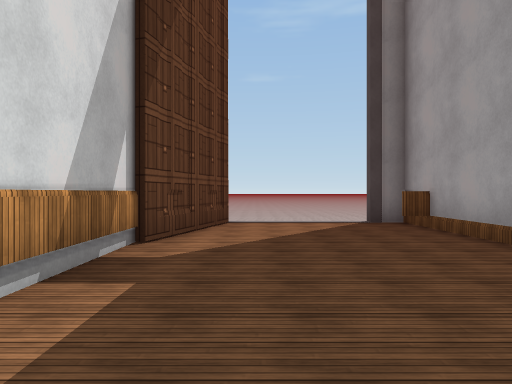
[1] (above)

24 first-person views from a walk through a scene from a Unity 3-D project. The camera is 1.5 m above the floor, looks level and sees 70° across. The floor is counted in squares, 2.25 m on a side. Each view is taken from the middle of a square. On the plan, view 1 faces up. The plan holds only what a view shows up to about 11 squares ahead; the rest is blank. The place goes on beyond the plan. The player character is not drawn. Some surface patterns are stand-ins.

[2]
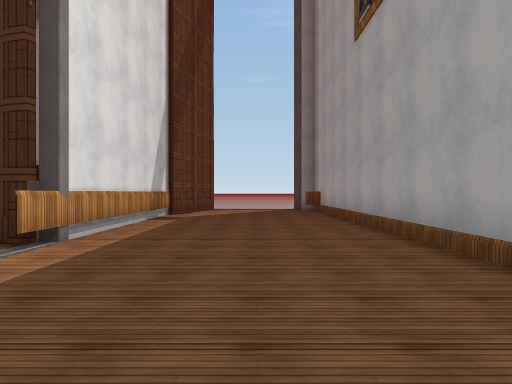

[3]
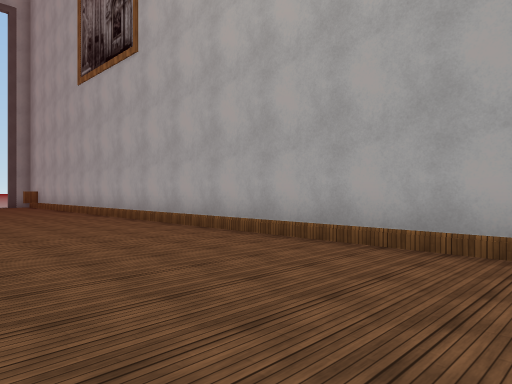

[4]
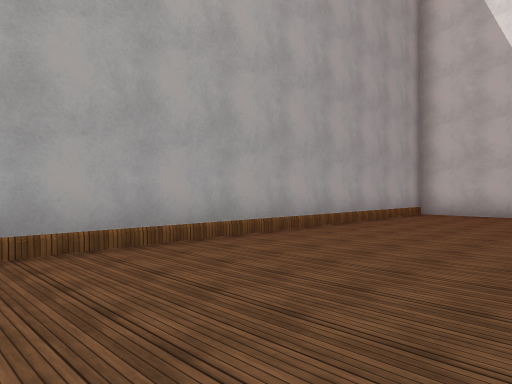

[5]
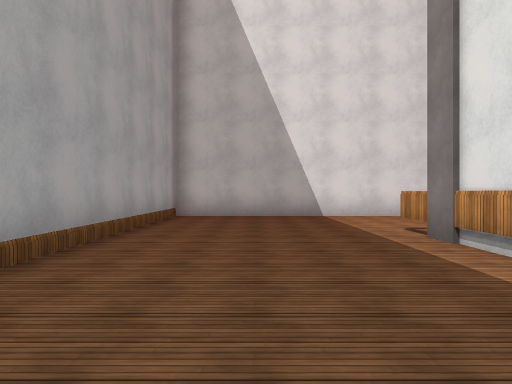

[6]
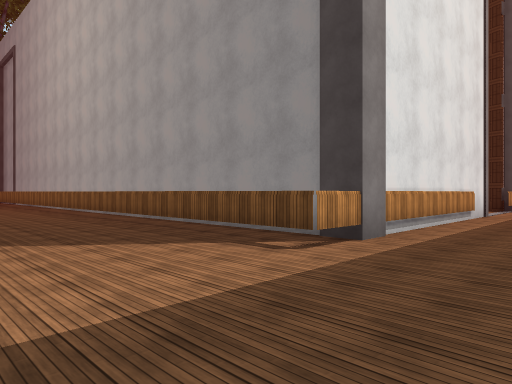

[7]
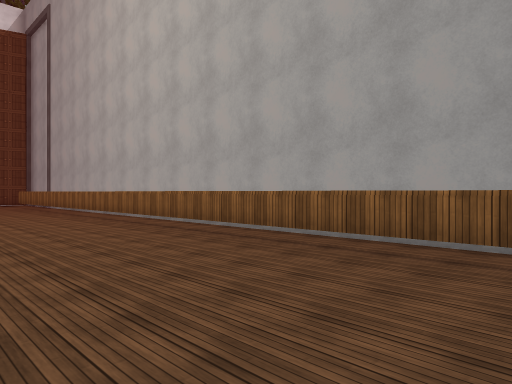

[8]
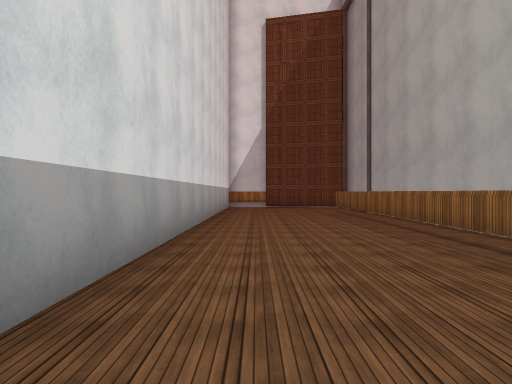

[9]
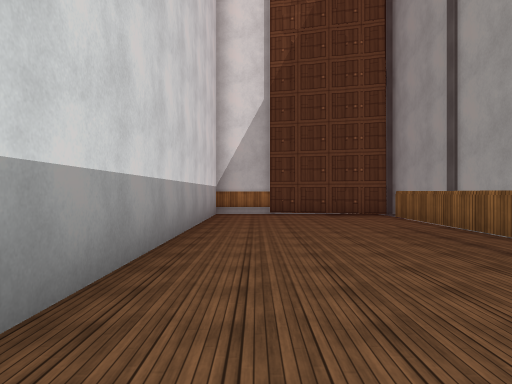

[10]
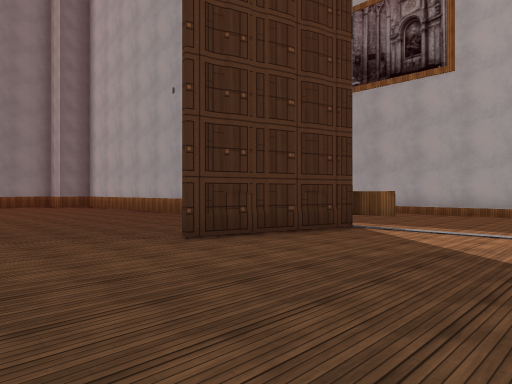

[11]
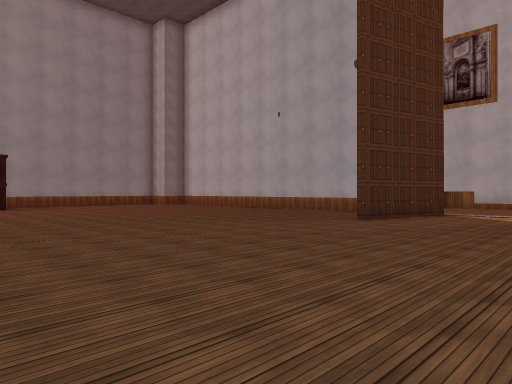

[12]
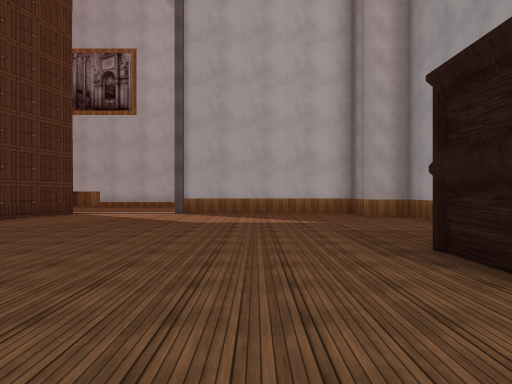

[13]
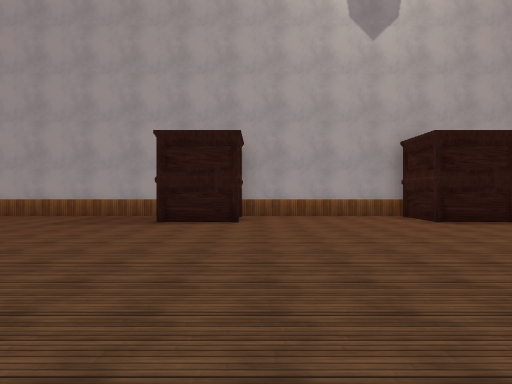

[14]
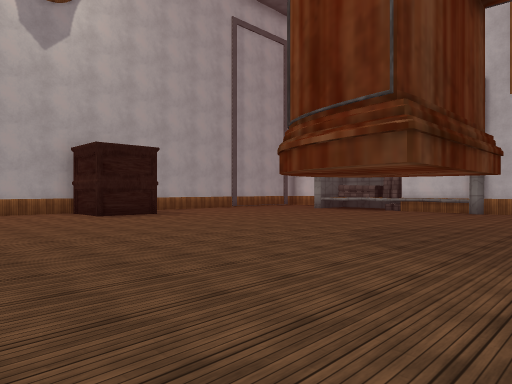

[15]
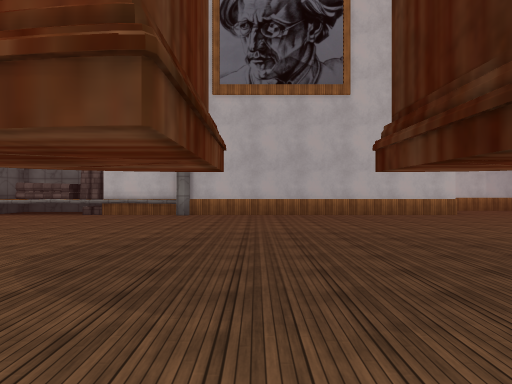

[16]
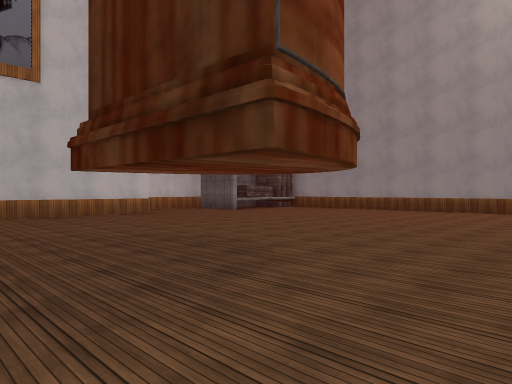

[17]
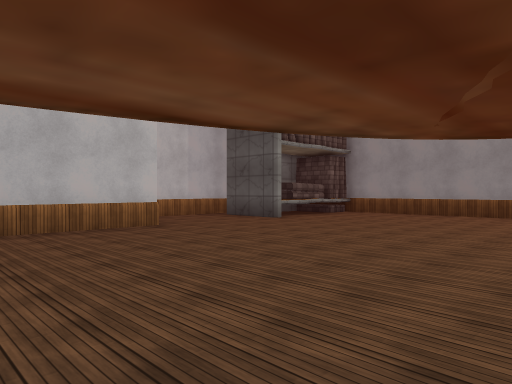

[18]
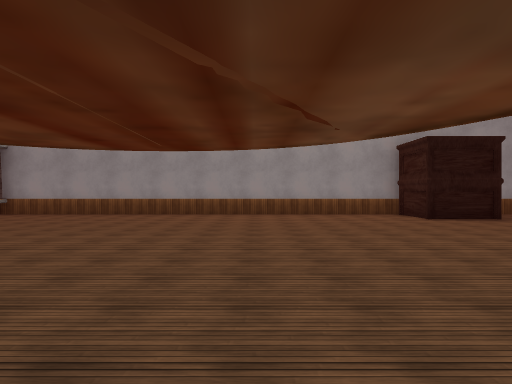

[19]
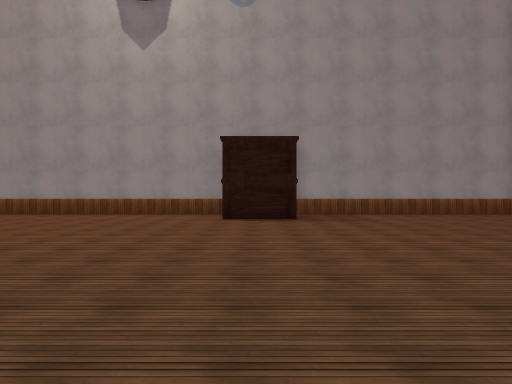

[20]
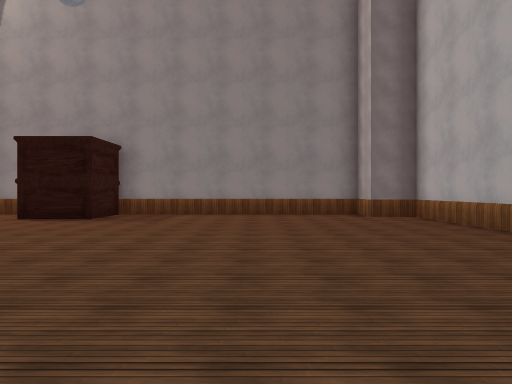

[21]
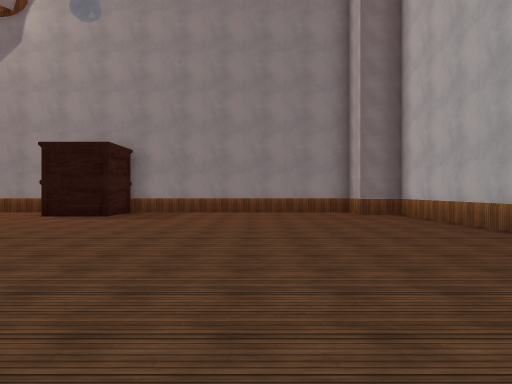

[22]
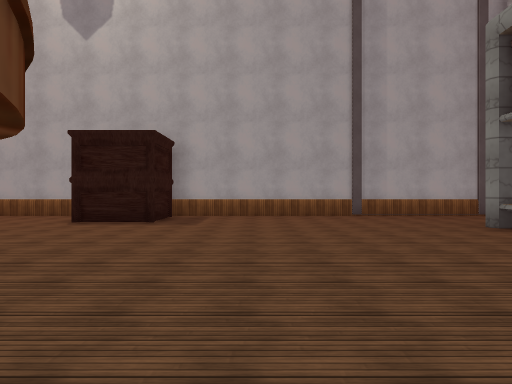

[23]
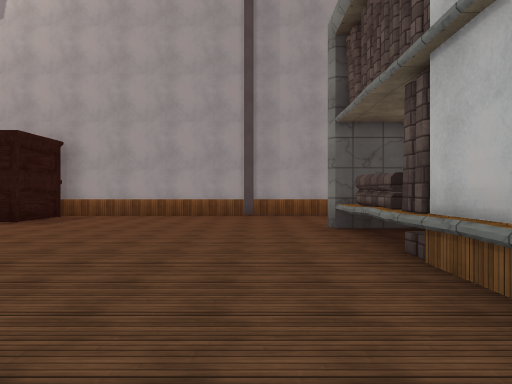

[24]
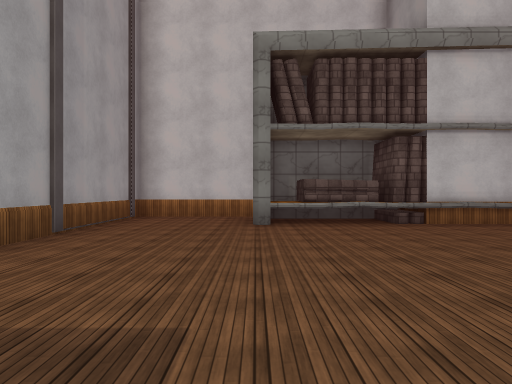

### Floor plan
Key: @ floor where view 1 was taken; # wall or solid block; x gap in a wall; . floor; / step, stairs or slope; ^ raised ledge; v drop or lower ground; S shelf.
Columns run from 26 left of view 1 to 4 right of it. Each row starts with its distance up from view 1.
 13   #############S########
 12   #...........# S......##
 11   #...........###........#
 10   ^......................#
  9 ###......................#
  8 #........................#...x
  7 #........................#...#
  6   v.....................##.../#
  5   #.....................#..../#
  4   #.....................#..../#
  3   #.....................#..../#
  2   #.....................#..../#
  1   #.....................#..../#
  0   #.....................#.@../#
 -1   #..................####..../#
 -2   #.....................#..../#
 -3   #........................../#
 -4  ##........................../#
 -5  ##.....................#..../#
 -6  ##.....................#..../#
 -7  ##.....................#..../#
 -8 ###.....................#..../#
 -9 #.........S#....S#......#..../#
-10 #......... #.... #.....##..../#
-11 #########################..../#
-12 ##...####################..../#
-13 #............................/#
-14 #............................/#
-15 #............................/#
-16 #...............  .... .......#
-17  ##############       ########

Positions as (right, up) in squares from view 1, and headings:
1: (0, 0), facing up
2: (1, -6), facing up
3: (-1, -10), facing up-right
4: (-1, -5), facing down-right
5: (1, -6), facing down
6: (1, -16), facing up-left
7: (-5, -16), facing up-left
8: (-10, -15), facing left
9: (-15, -15), facing left
10: (-8, -5), facing up-right
11: (-13, -5), facing up-right
12: (-13, -7), facing right
13: (-11, -1), facing down
14: (-11, 1), facing down-left
15: (-13, 0), facing left
16: (-13, 0), facing up-left
17: (-17, 2), facing up-left
18: (-16, 2), facing up
19: (-11, 2), facing up
20: (-6, 2), facing up
21: (-6, 1), facing up
22: (-19, -1), facing down
23: (-22, -1), facing down
24: (-16, -8), facing left
